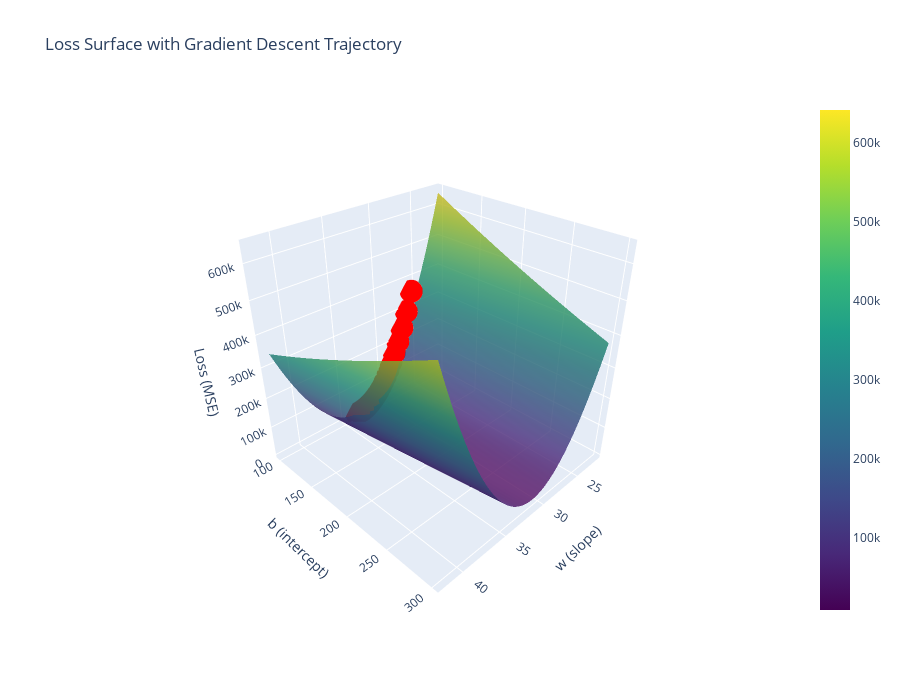

The notebook cell this image was saved under:
### Code cell
fig = go.Figure(data=[
    go.Surface(
        x=w_range,
        y=b_range,
        z=Loss_grid,
        colorscale='Viridis',
        opacity=0.8,
        name='Loss Surface'
    )
])

# Add history
fig.add_trace(go.Scatter3d(
    x=history['w'],
    y=history['b'],
    z=history['loss'],
    mode='markers',
    marker=dict(size=8, color='red', symbol='circle'),
    name='Start'
))


fig.update_layout(
    width=900,
    height=700,
    scene=dict(
        xaxis_title='w (slope)',
        yaxis_title='b (intercept)',
        zaxis_title='Loss (MSE)',
        camera=dict(eye=dict(x=1.5, y=1.5, z=1.3))
    ),
    title='Loss Surface with Gradient Descent Trajectory'
)

fig.show()

### Figure 1 — Plotly figure (JSON) as saved in the notebook; plotly's stock layout.template omitted (floating-point values rounded to 4 significant figures; data arrays with more than 128 entries replaced by an {"elided": "..."} marker saying what was removed)
{"data": [{"colorscale": [[0, "#440154"], [0.1111, "#482878"], [0.2222, "#3e4989"], [0.3333, "#31688e"], [0.4444, "#26828e"], [0.5556, "#1f9e89"], [0.6667, "#35b779"], [0.7778, "#6ece58"], [0.8889, "#b5de2b"], [1, "#fde725"]], "name": "Loss Surface", "opacity": 0.8, "type": "surface", "x": [22.0, 22.41, 22.82, 23.22, 23.63, 24.04, 24.45, 24.86, 25.27, 25.67, 26.08, 26.49, 26.9, 27.31, 27.71, 28.12, 28.53, 28.94, 29.35, 29.76, 30.16, 30.57, 30.98, 31.39, 31.8, 32.2, 32.61, 33.02, 33.43, 33.84, 34.24, 34.65, 35.06, 35.47, 35.88, 36.29, 36.69, 37.1, 37.51, 37.92, 38.33, 38.73, 39.14, 39.55, 39.96, 40.37, 40.78, 41.18, 41.59, 42.0], "y": [100.0, 104.1, 108.2, 112.2, 116.3, 120.4, 124.5, 128.6, 132.7, 136.7, 140.8, 144.9, 149.0, 153.1, 157.1, 161.2, 165.3, 169.4, 173.5, 177.6, 181.6, 185.7, 189.8, 193.9, 198.0, 202.0, 206.1, 210.2, 214.3, 218.4, 222.4, 226.5, 230.6, 234.7, 238.8, 242.9, 246.9, 251.0, 255.1, 259.2, 263.3, 267.3, 271.4, 275.5, 279.6, 283.7, 287.8, 291.8, 295.9, 300.0], "z": {"elided": "50x50 float values"}}, {"marker": {"color": "red", "size": 8, "symbol": "circle"}, "mode": "markers", "name": "Start", "type": "scatter3d", "x": {"elided": "200 float values"}, "y": {"elided": "200 float values"}, "z": {"elided": "200 float values"}}], "layout": {"height": 700, "scene": {"camera": {"eye": {"x": 1.5, "y": 1.5, "z": 1.3}}, "xaxis": {"title": {"text": "w (slope)"}}, "yaxis": {"title": {"text": "b (intercept)"}}, "zaxis": {"title": {"text": "Loss (MSE)"}}}, "title": {"text": "Loss Surface with Gradient Descent Trajectory"}, "width": 900}}
